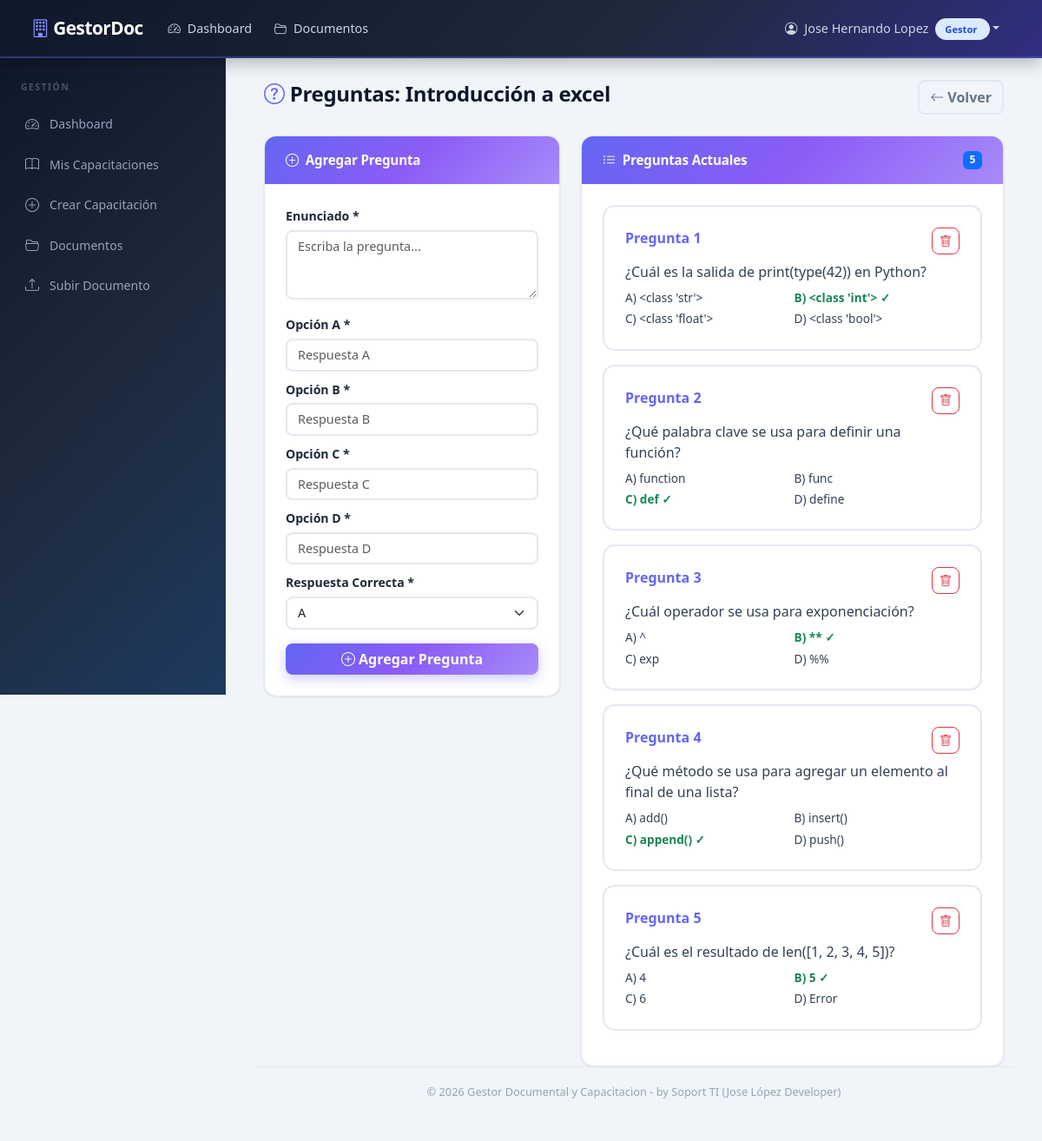
The page /capacitacion/1/preguntas (signed in) on the database its author committed.
### models.py (models this page shows, shortened)
class User(UserMixin, db.Model):
    __tablename__ = 'user'
    id = db.Column(db.Integer, primary_key=True)
    username = db.Column(db.String(80), unique=True, nullable=False)
    password_hash = db.Column(db.String(256), nullable=False)
    nombres = db.Column(db.String(120), nullable=False, default='')
    apellidos = db.Column(db.String(120), nullable=False, default='')
    role = db.Column(db.String(20), nullable=False, default='Empleado')
    activo = db.Column(db.Boolean, default=True)
    fecha_creacion = db.Column(db.DateTime, default=datetime.utcnow)
    gestor = db.relationship('Gestor', backref='user', uselist=False, lazy=True)
    empleado = db.relationship('Empleado', backref='user', uselist=False, lazy=True)
    @property
    def nombre_completo(self):
        return f'{self.nombres} {self.apellidos}'.strip()

class Capacitacion(db.Model):
    __tablename__ = 'capacitacion'
    id = db.Column(db.Integer, primary_key=True)
    titulo = db.Column(db.String(200), nullable=False)
    descripcion = db.Column(db.Text, default='')
    area_id = db.Column(db.Integer, db.ForeignKey('area.id'), nullable=False)
    gestor_id = db.Column(db.Integer, db.ForeignKey('gestor.id'), nullable=False)
    material_link = db.Column(db.String(500), default='')  # Video/PDF link
    activa = db.Column(db.Boolean, default=True)
    fecha_creacion = db.Column(db.DateTime, default=datetime.utcnow)
    preguntas = db.relationship('Pregunta', backref='capacitacion', lazy=True,
                                cascade='all, delete-orphan')
    progreso = db.relationship('ProgresoCapacitacion', backref='capacitacion', lazy=True)

class Pregunta(db.Model):
    __tablename__ = 'pregunta'
    id = db.Column(db.Integer, primary_key=True)
    capacitacion_id = db.Column(
        db.Integer, db.ForeignKey('capacitacion.id'), nullable=False
    )
    enunciado = db.Column(db.Text, nullable=False)
    opcion_a = db.Column(db.String(300), nullable=False, default='')
    opcion_b = db.Column(db.String(300), nullable=False, default='')
    opcion_c = db.Column(db.String(300), nullable=False, default='')
    opcion_d = db.Column(db.String(300), nullable=False, default='')
    respuesta_correcta = db.Column(db.String(1), nullable=False, default='A')

### routes/gestor.py (the view, shortened to what this page needs)
@gestor_bp.route('/capacitacion/<int:capacitacion_id>/preguntas',
                 methods=['GET', 'POST'])
@login_required
def agregar_preguntas(capacitacion_id):
    gestor = get_gestor()
    if not gestor:
        flash('Acceso no autorizado.', 'danger')
        return redirect(url_for('main.dashboard'))
    cap = Capacitacion.query.get_or_404(capacitacion_id)
    if cap.gestor_id != gestor.id:
        flash('No tiene permisos para esta capacitación.', 'danger')
        return redirect(url_for('gestor.mis_capacitaciones'))
    preguntas = Pregunta.query.filter_by(capacitacion_id=cap.id).all()
    return render_template('gestor/preguntas.html',
                           capacitacion=cap, preguntas=preguntas, gestor=gestor)

### templates/gestor/preguntas.html (shortened to what this page needs)
{% extends "base.html" %}
{% block content %}
<div class="container-fluid">
    <div class="d-flex justify-content-between align-items-center mb-4">
        <h4>
            <i class="bi bi-question-circle"></i>
            Preguntas: {{ capacitacion.titulo }}
        </h4>
        <a href="{{ url_for('gestor.mis_capacitaciones') }}" class="btn btn-outline-secondary">
            <i class="bi bi-arrow-left"></i> Volver
        </a>
    </div>
    <div class="row">
        <div class="col-md-5">
            <div class="card-custom">
                <div class="card-header">
                    <i class="bi bi-plus-circle"></i> Agregar Pregunta
                </div>
                <div class="card-body">
                    <form method="POST">
                        <div class="mb-3">
                            <label class="form-label fw-semibold">Enunciado *</label>
                            <textarea class="form-control" name="enunciado" rows="3"
                                      required placeholder="Escriba la pregunta..."></textarea>
                        </div>
                        <div class="mb-2">
                            <label class="form-label">Opción A *</label>
                            <input type="text" class="form-control" name="opcion_a" required
                                   placeholder="Respuesta A">
                        </div>
                        <div class="mb-2">
                            <label class="form-label">Opción B *</label>
                            <input type="text" class="form-control" name="opcion_b" required
                                   placeholder="Respuesta B">
                        </div>
                        <div class="mb-2">
                            <label class="form-label">Opción C *</label>
                            <input type="text" class="form-control" name="opcion_c" required
                                   placeholder="Respuesta C">
                        </div>
                        <div class="mb-2">
                            <label class="form-label">Opción D *</label>
                            <input type="text" class="form-control" name="opcion_d" required
                                   placeholder="Respuesta D">
                        </div>
                        <div class="mb-3">
                            <label class="form-label fw-semibold">Respuesta Correcta *</label>
                            <select class="form-select" name="respuesta_correcta" required>
                                <option value="A">A</option>
                            </select>
                        </div>
                        <button type="submit" class="btn btn-primary w-100">
                            <i class="bi bi-plus-circle"></i> Agregar Pregunta
                        </button>
                    </form>
                </div>
            </div>
        </div>
        <div class="col-md-7">
            <div class="card-custom">
                <div class="card-header d-flex justify-content-between align-items-center">
                    <span><i class="bi bi-list-ul"></i> Preguntas Actuales</span>
                    <span class="badge bg-primary">{{ preguntas | length }}</span>
                </div>
                <div class="card-body">
                    {% if not preguntas %}
                    <div class="empty-state">
                        <i class="bi bi-question-circle d-block"></i>
                        <p>No hay preguntas aún. Agregue la primera.</p>
                    </div>
                    {% else %}
                    {% for pregunta in preguntas %}
                    <div class="pregunta-card">
                        <div class="d-flex justify-content-between align-items-start mb-2">
                            <strong class="text-primary">Pregunta {{ loop.index }}</strong>
                            <form method="POST"
                                  action="{{ url_for('gestor.eliminar_pregunta', pregunta_id=pregunta.id) }}">
                                <button type="submit" class="btn btn-sm btn-outline-danger"
                                        onclick="return confirm('¿Eliminar esta pregunta?')">
                                    <i class="bi bi-trash"></i>
                                </button>
                            </form>
                        </div>
                        <p class="mb-2">{{ pregunta.enunciado }}</p>
                        <div class="row g-1" style="font-size: 0.85rem;">
                            <div class="col-6">
                                <span class="{% if pregunta.respuesta_correcta == 'A' %}text-success fw-bold{% endif %}">
                                    A) {{ pregunta.opcion_a }}
                                </span>
                            </div>
                            <div class="col-6">
                                <span class="{% if pregunta.respuesta_correcta == 'B' %}text-success fw-bold{% endif %}">
                                    B) {{ pregunta.opcion_b }}
                                    {% if pregunta.respuesta_correcta == 'B' %} ✓{% endif %}
                                </span>
                            </div>
                            <div class="col-6">
                                <span class="{% if pregunta.respuesta_correcta == 'C' %}text-success fw-bold{% endif %}">
                                    C) {{ pregunta.opcion_c }}
                                    {% if pregunta.respuesta_correcta == 'C' %} ✓{% endif %}
                                </span>
                            </div>
                            <div class="col-6">
                                <span class="{% if pregunta.respuesta_correcta == 'D' %}text-success fw-bold{% endif %}">
                                    D) {{ pregunta.opcion_d }}
                                </span>
                            </div>
                        </div>
                    </div>
                    {% endfor %}
                    {% endif %}
                </div>
            </div>
        </div>
    </div>
</div>
{% endblock %}

### templates/base.html (shortened to what this page needs)
<!DOCTYPE html>
<html lang="es">
<head>
    <link href="https://cdn.jsdelivr.net/npm/bootstrap@5.3.3/dist/css/bootstrap.min.css" rel="stylesheet">
    <link href="https://cdn.jsdelivr.net/npm/bootstrap-icons@1.11.3/font/bootstrap-icons.min.css" rel="stylesheet">
    <link href="{{ url_for('static', filename='css/style.css') }}" rel="stylesheet">
</head>
<body>
    {% if current_user.is_authenticated %}
    <nav class="navbar navbar-expand-lg navbar-dark navbar-custom fixed-top">
        <div class="container-fluid">
            <a class="navbar-brand" href="{{ url_for('main.dashboard') }}">
                <i class="bi bi-building"></i> GestorDoc
            </a>
            <div class="collapse navbar-collapse" id="navbarNav">
                <ul class="navbar-nav me-auto">
                    <li class="nav-item">
                        <a class="nav-link" href="{{ url_for('main.dashboard') }}">
                            <i class="bi bi-speedometer2"></i> Dashboard
                        </a>
                    </li>
                    <li class="nav-item">
                        <a class="nav-link" href="{{ url_for('documentos.listar') }}">
                            <i class="bi bi-folder2-open"></i> Documentos
                        </a>
                    </li>
                </ul>
                <ul class="navbar-nav">
                    <li class="nav-item dropdown">
                        <a class="nav-link dropdown-toggle" href="#" role="button"
                           data-bs-toggle="dropdown">
                            <i class="bi bi-person-circle"></i>
                            {{ current_user.nombre_completo }}
                            <span class="badge-role"
                                  style="background:#dbeafe;color:#1d4ed8;margin-left:4px;">
                                {{ current_user.role | role_label }}
                            </span>
                        </a>
                    </li>
                </ul>
            </div>
        </div>
    </nav>
    <div class="sidebar">
        {% if current_user.role == 'Admin' %}
        <div class="sidebar-heading">Administración</div>
        <a href="{{ url_for('main.dashboard') }}" class="nav-link">
            <i class="bi bi-speedometer2"></i> Dashboard
        </a>
        <a href="{{ url_for('admin.listar_empleados') }}" class="nav-link">
            <i class="bi bi-people"></i> Empleados
        </a>
        <a href="{{ url_for('admin.listar_gestores') }}" class="nav-link">
            <i class="bi bi-person-badge"></i> Gestores
        </a>
        <a href="{{ url_for('rrhh.panel') }}" class="nav-link">
            <i class="bi bi-people"></i> Panel RRHH
        </a>
        <a href="{{ url_for('documentos.listar') }}" class="nav-link">
            <i class="bi bi-folder2-open"></i> Documentos
        </a>
        <a href="{{ url_for('documentos.subir') }}" class="nav-link">
            <i class="bi bi-upload"></i> Subir Documento
        </a>
        <a href="{{ url_for('rrhh.reporte') }}" class="nav-link">
            <i class="bi bi-graph-up"></i> Reportes
        </a>
        {% elif current_user.role == 'Gestor' %}
        <div class="sidebar-heading">Gestión</div>
        <a href="{{ url_for('main.dashboard') }}" class="nav-link">
            <i class="bi bi-speedometer2"></i> Dashboard
        </a>
        <a href="{{ url_for('gestor.mis_capacitaciones') }}" class="nav-link">
            <i class="bi bi-book"></i> Mis Capacitaciones
        </a>
        <a href="{{ url_for('gestor.crear_capacitacion') }}" class="nav-link">
            <i class="bi bi-plus-circle"></i> Crear Capacitación
        </a>
        <a href="{{ url_for('documentos.listar') }}" class="nav-link">
            <i class="bi bi-folder2-open"></i> Documentos
        </a>
        <a href="{{ url_for('documentos.subir') }}" class="nav-link">
            <i class="bi bi-upload"></i> Subir Documento
        </a>
        {% endif %}
    </div>
    {% endif %}
    {% if current_user.is_authenticated %}
    <div class="main-content">
    {% endif %}
        {% block content %}{% endblock %}
    {% if current_user.is_authenticated %}
        <div class="footer">
            © 2026 Gestor Documental y Capacitacion - by Soport TI (Jose López Developer)
        </div>
    </div>
    {% endif %}
</body>
</html>

### rows shown on the page
User: nombre_completo "Jose Hernando Lopez", role|role_label "Gestor"
Capacitacion: titulo "Introducción a excel"
Pregunta: enunciado "¿Cuál es la salida de print(type(42)) en Python?", opcion_a "<class 'str'>", opcion_b "<class 'int'>", opcion_c "<class 'float'>", opcion_d "<class 'bool'>"
Pregunta: enunciado "¿Qué palabra clave se usa para definir una función?", opcion_a "function", opcion_b "func", opcion_c "def", opcion_d "define"
Pregunta: enunciado "¿Cuál operador se usa para exponenciación?", opcion_a "^", opcion_b "**", opcion_c "exp", opcion_d "%%"
Pregunta: enunciado "¿Qué método se usa para agregar un elemento al final de una lista?", opcion_a "add()", opcion_b "insert()", opcion_c "append()", opcion_d "push()"
Pregunta: enunciado "¿Cuál es el resultado de len([1, 2, 3, 4, 5])?", opcion_a "4", opcion_b "5", opcion_c "6", opcion_d "Error"

### other values the page prints
{{ preguntas | length }} "5"
